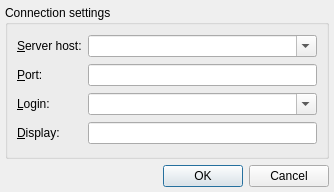
<?xml version="1.0" encoding="UTF-8"?>
<ui version="4.0">
 <class>ServerDialog</class>
 <widget class="QDialog" name="ServerDialog">
  <property name="geometry">
   <rect>
    <x>0</x>
    <y>0</y>
    <width>334</width>
    <height>192</height>
   </rect>
  </property>
  <property name="windowTitle">
   <string>Server</string>
  </property>
  <layout class="QGridLayout" name="gridLayout">
   <property name="horizontalSpacing">
    <number>10</number>
   </property>
   <property name="verticalSpacing">
    <number>-1</number>
   </property>
   <property name="margin">
    <number>5</number>
   </property>
   <item row="0" column="0" colspan="2">
    <widget class="QGroupBox" name="groupBox">
     <property name="title">
      <string>Connection settings</string>
     </property>
     <layout class="QGridLayout" name="gridLayout_2">
      <item row="0" column="0">
       <widget class="QLabel" name="label">
        <property name="text">
         <string>&amp;Server host:</string>
        </property>
        <property name="buddy">
         <cstring>host</cstring>
        </property>
       </widget>
      </item>
      <item row="0" column="1">
       <widget class="QComboBox" name="host">
        <property name="editable">
         <bool>true</bool>
        </property>
       </widget>
      </item>
      <item row="1" column="0">
       <widget class="QLabel" name="label_2">
        <property name="text">
         <string>&amp;Port:</string>
        </property>
        <property name="buddy">
         <cstring>port</cstring>
        </property>
       </widget>
      </item>
      <item row="1" column="1">
       <widget class="QLineEdit" name="port">
        <property name="sizePolicy">
         <sizepolicy hsizetype="Expanding" vsizetype="Fixed">
          <horstretch>0</horstretch>
          <verstretch>0</verstretch>
         </sizepolicy>
        </property>
        <property name="frame">
         <bool>true</bool>
        </property>
       </widget>
      </item>
      <item row="2" column="0">
       <widget class="QLabel" name="label_3">
        <property name="text">
         <string>&amp;Login:</string>
        </property>
        <property name="buddy">
         <cstring>login</cstring>
        </property>
       </widget>
      </item>
      <item row="2" column="1">
       <widget class="QComboBox" name="login">
        <property name="editable">
         <bool>true</bool>
        </property>
       </widget>
      </item>
      <item row="3" column="0">
       <widget class="QLabel" name="label_4">
        <property name="text">
         <string>&amp;Display:</string>
        </property>
        <property name="buddy">
         <cstring>display</cstring>
        </property>
       </widget>
      </item>
      <item row="3" column="1">
       <widget class="QLineEdit" name="display"/>
      </item>
     </layout>
    </widget>
   </item>
   <item row="1" column="0" colspan="2">
    <widget class="QDialogButtonBox" name="buttonBox">
     <property name="orientation">
      <enum>Qt::Horizontal</enum>
     </property>
     <property name="standardButtons">
      <set>QDialogButtonBox::Cancel|QDialogButtonBox::Ok</set>
     </property>
    </widget>
   </item>
  </layout>
 </widget>
 <tabstops>
  <tabstop>buttonBox</tabstop>
 </tabstops>
 <resources/>
 <connections>
  <connection>
   <sender>buttonBox</sender>
   <signal>rejected()</signal>
   <receiver>ServerDialog</receiver>
   <slot>reject()</slot>
   <hints>
    <hint type="sourcelabel">
     <x>316</x>
     <y>260</y>
    </hint>
    <hint type="destinationlabel">
     <x>286</x>
     <y>274</y>
    </hint>
   </hints>
  </connection>
  <connection>
   <sender>buttonBox</sender>
   <signal>accepted()</signal>
   <receiver>ServerDialog</receiver>
   <slot>accept()</slot>
   <hints>
    <hint type="sourcelabel">
     <x>248</x>
     <y>254</y>
    </hint>
    <hint type="destinationlabel">
     <x>157</x>
     <y>274</y>
    </hint>
   </hints>
  </connection>
 </connections>
</ui>
